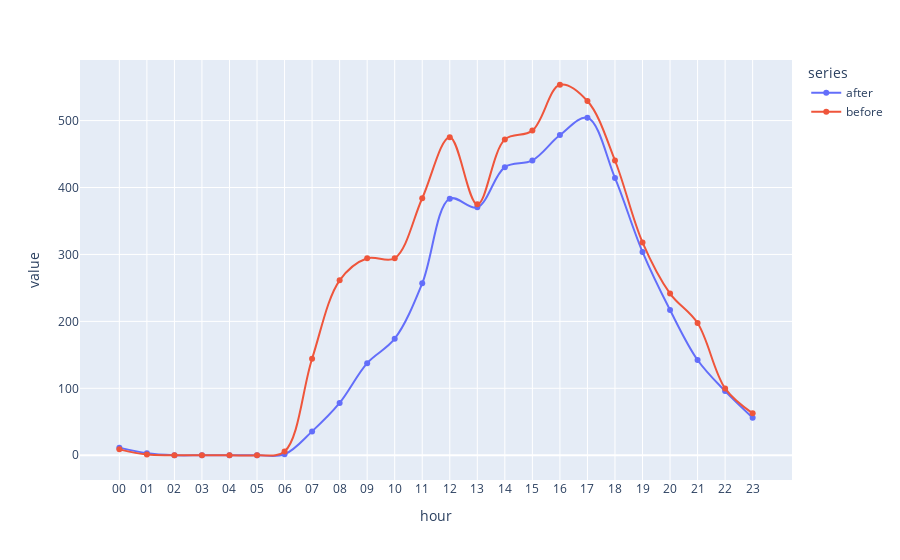

The cell this chart's notebook holds for it:
### Code cell
# fdf.pivot(index='hour', columns='series', values='steps')

(fdf.groupby(['hour','series'])
   .median().unstack('series')['steps'].plot.line(markers=True, line_shape='spline', height=800))
# grouped.pivot(index='hour', columns='series')

# grouped.plot(kind="line")
#fig = px.line(grouped, y="steps")
#fig.show()

### Figure 1 — Plotly figure (JSON) as saved in the notebook; plotly's stock layout.template omitted (floating-point values rounded to 4 significant figures)
{"data": [{"hovertemplate": "series=after<br>hour=%{x}<br>value=%{y}<extra></extra>", "legendgroup": "after", "line": {"color": "#636efa", "dash": "solid", "shape": "spline"}, "marker": {"symbol": "circle"}, "mode": "markers+lines", "name": "after", "orientation": "v", "showlegend": true, "type": "scatter", "x": ["00", "01", "02", "03", "04", "05", "06", "07", "08", "09", "10", "11", "12", "13", "14", "15", "16", "17", "18", "19", "20", "21", "22", "23"], "xaxis": "x", "y": [11.36, 2.955, 0, 0, 0, 0, 1.438, 35.66, 78.08, 137.6, 174.1, 256.8, 383.3, 370.4, 430.4, 440.4, 478.3, 504.2, 414.3, 303.8, 217.0, 142.3, 95.84, 56.14], "yaxis": "y"}, {"hovertemplate": "series=before<br>hour=%{x}<br>value=%{y}<extra></extra>", "legendgroup": "before", "line": {"color": "#EF553B", "dash": "solid", "shape": "spline"}, "marker": {"symbol": "circle"}, "mode": "markers+lines", "name": "before", "orientation": "v", "showlegend": true, "type": "scatter", "x": ["00", "01", "02", "03", "04", "05", "06", "07", "08", "09", "10", "11", "12", "13", "14", "15", "16", "17", "18", "19", "20", "21", "22", "23"], "xaxis": "x", "y": [8.786, 0.95, 0, 0, 0, 0, 5.62, 144.3, 261.3, 294.3, 294.3, 384.0, 475.2, 374.8, 471.9, 485.0, 553.5, 529.2, 440.3, 318.0, 241.5, 197.5, 99.84, 62.6], "yaxis": "y"}], "layout": {"autosize": true, "legend": {"title": {"text": "series"}, "tracegroupgap": 0}, "margin": {"t": 60}, "xaxis": {"anchor": "y", "autorange": true, "domain": [0, 1], "range": [-1.37, 24.37], "title": {"text": "hour"}, "type": "category"}, "yaxis": {"anchor": "x", "autorange": true, "domain": [0, 1], "range": [-34.68, 588.2], "title": {"text": "value"}, "type": "linear"}}}
